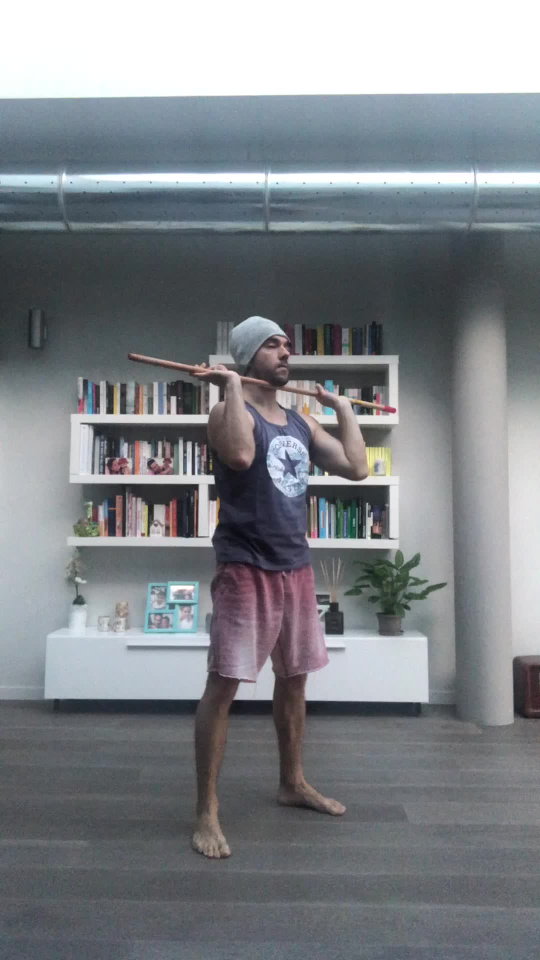
#> input picture first_frame_instance_model.jpg, 1080 x 1920 px (shown at 1/2 size); its folder holds only this picture in this run
$ python -i pose_estimation.py   (imports and definitions only)
#> lines starting #> are read from the running program, lines starting #| are printed output that depends on the picture
import json
import os
import pylab as plt
import cv2
from matplotlib.pyplot import gcf
from matplotlib.cm import get_cmap
import numpy as np
import math
from scipy.ndimage import gaussian_filter

from logger import log
from models.tf2.keras_pose_estimation import get_model
from utils.pose import pad_right_down_corner
from utils.geometry import mid_joint, create_angle
from exceptions import *

# find connection in the specified sequence, center 29 is in the position 15
limbSeq = [[2, 3], [2, 6], [3, 4], [4, 5], [6, 7], [7, 8], [2, 9], [9, 10], [10, 11], [2, 12], [12, 13], [13, 14],
           [2, 1], [1, 15], [15, 17], [1, 16], [16, 18], [3, 17], [6, 18]]

# the middle joints heatmap correpondence
mapIdx = [[31, 32], [39, 40], [33, 34], [35, 36], [41, 42], [43, 44], [19, 20], [21, 22], [23, 24], [25, 26], [27, 28],
          [29, 30], [47, 48], [49, 50], [53, 54], [51, 52], [55, 56], [37, 38], [45, 46]]

# joint colors
colors = [[255, 0, 0], [255, 85, 0], [255, 170, 0], [255, 255, 0], [170, 255, 0], [85, 255, 0], [0, 255, 0],
          [0, 255, 85], [0, 255, 170], [0, 255, 255], [0, 170, 255], [0, 85, 255], [0, 0, 255], [85, 0, 255],
          [170, 0, 255], [255, 0, 255], [255, 0, 170], [255, 0, 85]]

# cap values == maximum value reachable for each angle
cap_values = [180, 180, 180, 180, 180, 180, 180, 180, 180, 180, 180, 180, 180, 180, 180, 180, 180, 180, 90]

# [2 lines not run here, left out]

# [1 line that did not run here, left out]

model = None

# [2 lines not run here, left out]

# [1 line that did not run here, left out]
# [1 line that did not run here, left out]
# [1 line that did not run here, left out]
# [1 line that did not run here, left out]


def instantiate_model():
    global model
    model = get_model(model_weights)


def _retrieve_model():
    return model


# [68 lines left out: functions _get_angles, visualize_person, not called in this run]


def process_image(image, accept_missing=True, no_features=False, features_method=_get_angles, show_joints=False):

    """
    this method gets an image as input and returns the extracted joints and further features from it
    @param no_features: define if it is not needed to generate additional features but only person joints
    @param image: frame image
    @param features_method: method to extract needed features - _get_angles by default
    @param show_joints: print image with joints (debug)
    @param accept_missing: a not recognized person frame is accepted setting all joints to None and the process
        continues. A proper exception is raised if False.
    @return joints, features (angles)
    """
    #### sezione per indivudare i joint con il modello e mapparli - leave as it is
    multiplier = [x * boxsize / image.shape[0] for x in scale_search]
    heatmap_avg = np.zeros((image.shape[0], image.shape[1], 19))
    paf_avg = np.zeros((image.shape[0], image.shape[1], 38))

    for m in range(len(multiplier)):
        scale = multiplier[m]
        imageToTest = cv2.resize(image, (0, 0), fx=scale, fy=scale, interpolation=cv2.INTER_CUBIC)
        imageToTest_padded, pad = pad_right_down_corner(imageToTest, stride, padValue)

        input_img = np.transpose(np.float32(imageToTest_padded[:, :, :, np.newaxis]),
                                 (3, 0, 1, 2))  # required shape (1, width, height, channels)

        output_blobs = model.predict(input_img)

        # extract outputs, resize, and remove padding
        heatmap = np.squeeze(output_blobs[1])  # output 1 is heatmaps
        heatmap = cv2.resize(heatmap, (0, 0), fx=stride, fy=stride, interpolation=cv2.INTER_CUBIC)
        heatmap = heatmap[:imageToTest_padded.shape[0] - pad[2], :imageToTest_padded.shape[1] - pad[3], :]
        heatmap = cv2.resize(heatmap, (image.shape[1], image.shape[0]), interpolation=cv2.INTER_CUBIC)

        paf = np.squeeze(output_blobs[0])  # output 0 is PAFs
        paf = cv2.resize(paf, (0, 0), fx=stride, fy=stride, interpolation=cv2.INTER_CUBIC)
        paf = paf[:imageToTest_padded.shape[0] - pad[2], :imageToTest_padded.shape[1] - pad[3], :]
        paf = cv2.resize(paf, (image.shape[1], image.shape[0]), interpolation=cv2.INTER_CUBIC)

        heatmap_avg = heatmap_avg + heatmap / len(multiplier)
        paf_avg = paf_avg + paf / len(multiplier)

    #### qua trova tutti i joint presenti nell'immagine e li divide per parte del corpo -> all_peaks
    #### dove non sono stati individuati punti per quel determinato joint sarà presente comunque un array vuoto
    all_peaks = []
    peak_counter = 0

    for part in range(18):
        map_ori = heatmap_avg[:, :, part]
        map = gaussian_filter(map_ori, sigma=3)

        map_left = np.zeros(map.shape)
        map_left[1:, :] = map[:-1, :]
        map_right = np.zeros(map.shape)
        map_right[:-1, :] = map[1:, :]
        map_up = np.zeros(map.shape)
        map_up[:, 1:] = map[:, :-1]
        map_down = np.zeros(map.shape)
        map_down[:, :-1] = map[:, 1:]

        peaks_binary = np.logical_and.reduce(
            (map >= map_left, map >= map_right, map >= map_up, map >= map_down, map > thre1))
        peaks = list(zip(np.nonzero(peaks_binary)[1], np.nonzero(peaks_binary)[0]))  # note reverse
        peaks_with_score = [x + (map_ori[x[1], x[0]],) for x in peaks]
        id = range(peak_counter, peak_counter + len(peaks))
        peaks_with_score_and_id = [peaks_with_score[i] + (id[i],) for i in range(len(id))]

        all_peaks.append(peaks_with_score_and_id)
        peak_counter += len(peaks)

    ####
    connection_all = []
    special_k = []
    mid_num = 10

    for k in range(len(mapIdx)):
        score_mid = paf_avg[:, :, [x - 19 for x in mapIdx[k]]]
        candA = all_peaks[limbSeq[k][0] - 1]
        candB = all_peaks[limbSeq[k][1] - 1]
        nA = len(candA)
        nB = len(candB)
        indexA, indexB = limbSeq[k]
        if (nA != 0 and nB != 0):
            connection_candidate = []
            for i in range(nA):
                for j in range(nB):
                    vec = np.subtract(candB[j][:2], candA[i][:2])
                    norm = math.sqrt(vec[0] * vec[0] + vec[1] * vec[1])
                    # failure case when 2 body parts overlaps
                    if norm == 0:
                        continue
                    vec = np.divide(vec, norm)

                    startend = list(zip(np.linspace(candA[i][0], candB[j][0], num=mid_num), np.linspace(candA[i][1], candB[j][1], num=mid_num)))

                    vec_x = np.array([score_mid[int(round(startend[I][1])), int(round(startend[I][0])), 0] \
                                      for I in range(len(startend))])
                    vec_y = np.array([score_mid[int(round(startend[I][1])), int(round(startend[I][0])), 1] \
                                      for I in range(len(startend))])

                    score_midpts = np.multiply(vec_x, vec[0]) + np.multiply(vec_y, vec[1])
                    score_with_dist_prior = sum(score_midpts) / len(score_midpts) + min(0.5 * image.shape[0] / norm - 1,
                                                                                        0)
                    criterion1 = len(np.nonzero(score_midpts > thre2)[0]) > 0.8 * len(score_midpts)
                    criterion2 = score_with_dist_prior > 0
                    if criterion1 and criterion2:
                        connection_candidate.append(
                            [i, j, score_with_dist_prior, score_with_dist_prior + candA[i][2] + candB[j][2]])

            connection_candidate = sorted(connection_candidate, key=lambda x: x[2], reverse=True)
            connection = np.zeros((0, 5))
            for c in range(len(connection_candidate)):
                i, j, s = connection_candidate[c][0:3]
                if (i not in connection[:, 3] and j not in connection[:, 4]):
                    connection = np.vstack([connection, [candA[i][3], candB[j][3], s, i, j]])
                    if (len(connection) >= min(nA, nB)):
                        break

            connection_all.append(connection)
        else:
            special_k.append(k)
            connection_all.append([])

    ####
    # last number in each row is the total parts number of that person
    # the second last number in each row is the score of the overall configuration
    subset = -1 * np.ones((0, 20))
    candidate = np.array([item for sublist in all_peaks for item in sublist])

    for k in range(len(mapIdx)):
        if k not in special_k:
            partAs = connection_all[k][:, 0]
            partBs = connection_all[k][:, 1]
            indexA, indexB = np.array(limbSeq[k]) - 1

            for i in range(len(connection_all[k])):  # = 1:size(temp,1)
                found = 0
                subset_idx = [-1, -1]
                for j in range(len(subset)):  # 1:size(subset,1):
                    if subset[j][indexA] == partAs[i] or subset[j][indexB] == partBs[i]:
                        subset_idx[found] = j
                        found += 1

                if found == 1:
                    j = subset_idx[0]
                    if (subset[j][indexB] != partBs[i]):
                        subset[j][indexB] = partBs[i]
                        subset[j][-1] += 1
                        subset[j][-2] += candidate[partBs[i].astype(int), 2] + connection_all[k][i][2]
                elif found == 2:  # if found 2 and disjoint, merge them
                    j1, j2 = subset_idx
                    log.debug("found = 2")
                    membership = ((subset[j1] >= 0).astype(int) + (subset[j2] >= 0).astype(int))[:-2]
                    if len(np.nonzero(membership == 2)[0]) == 0:  # merge
                        subset[j1][:-2] += (subset[j2][:-2] + 1)
                        subset[j1][-2:] += subset[j2][-2:]
                        subset[j1][-2] += connection_all[k][i][2]
                        subset = np.delete(subset, j2, 0)
                    else:  # as like found == 1
                        subset[j1][indexB] = partBs[i]
                        subset[j1][-1] += 1
                        subset[j1][-2] += candidate[partBs[i].astype(int), 2] + connection_all[k][i][2]

                # if find no partA in the subset, create a new subset
                elif not found and k < 17:
                    row = -1 * np.ones(20)
                    row[indexA] = partAs[i]
                    row[indexB] = partBs[i]
                    row[-1] = 2
                    row[-2] = sum(candidate[connection_all[k][i, :2].astype(int), 2]) + connection_all[k][i][2]
                    subset = np.vstack([subset, row])

    ####
    deleteIdx = [];
    for i in range(len(subset)):
        if subset[i][-1] < 4 or subset[i][-2] / subset[i][-1] < 0.4:
            deleteIdx.append(i)
    subset = np.delete(subset, deleteIdx, axis=0)
    ####
    persons = []
    for ss in subset:
        person = []
        for n, i in enumerate(ss[:-2]):
            if i == -1:
                person.append((None, None))
            for (a, b, _, d) in all_peaks[n]:
                if d == i:
                    person.append((a, b))
                    break
        persons.append(person)

    # TODO: define method to extract the single person if multiple
    try:
        person = persons[0]
    except:
        if accept_missing:
            log.warning("No person found in this frame: setting all joints to None.")
            person = [(None, None)] * 19
        else:
            # may be useful for initial settings to check the joints of the person are visible
            raise NotFoundPersonException("Unable to find a person joints in the frame.")
    ####
    # joints = None
    if show_joints:
        visualize_person(image, person)
    if no_features:
        return person, None
    return person, features_method(person)

>>> import cv2
>>> picture = cv2.imread('first_frame_instance_model.jpg', cv2.IMREAD_GRAYSCALE)
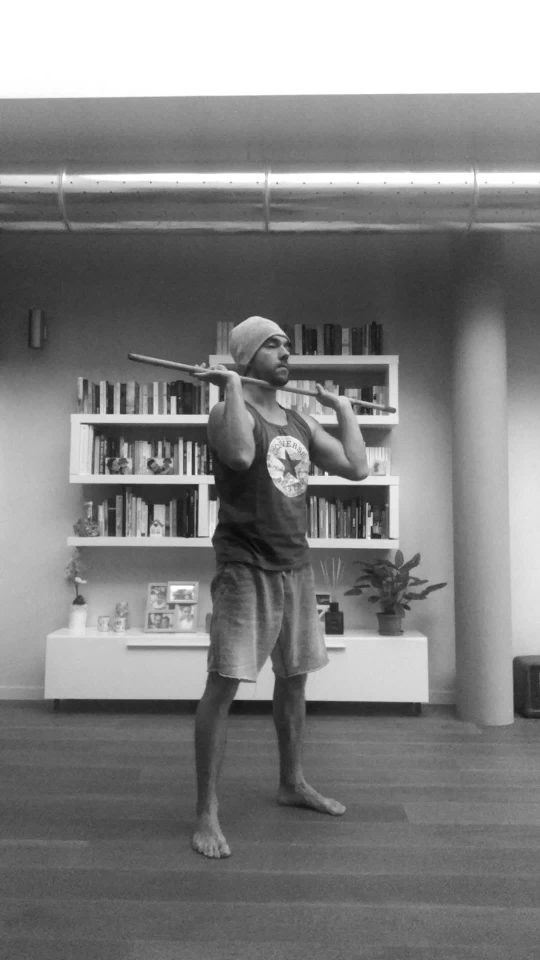
#> picture: shape (1920, 1080) (shown at 1/2 size); min 4, max 255, mean 130.2
>>> result = process_image(picture)
#> (the run stopped early here; a loop or call above may not have finished)
